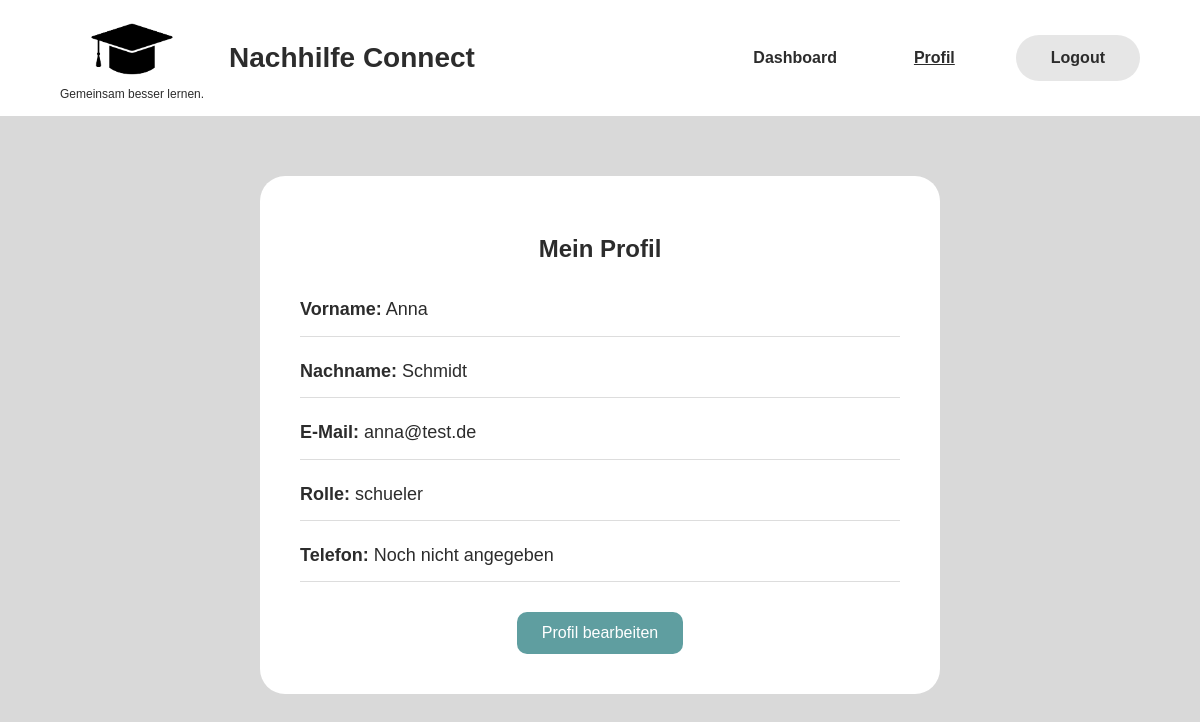
The page /profil (signed in) on the database its author committed.
### models.py (models this page shows)
class User(db.Model):
    __tablename__ = "users"
    id = db.Column(db.Integer, primary_key=True)
    vorname = db.Column(db.String(100), nullable=False)
    nachname = db.Column(db.String(100), nullable=False)
    rolle = db.Column(db.String(20), nullable=False)                   #Schüler / lehrer
    ist_gesperrt = db.Column(
        db.Boolean,
        nullable=False,
        default=False
    )
    telefon = db.Column(db.String(30), nullable=True)
    email = db.Column(db.String(120), unique=True, nullable=False)
    passwort = db.Column(db.String(255), nullable=False)
    buchungen_als_lehrer = db.relationship('Buchung', foreign_keys='Buchung.lehrer_id')

### app.py (the view)
@app.route('/profil')
def profile():
    if 'user_id' not in session:
        flash("Bitte zuerst einloggen.")
        return redirect(url_for('login'))
    user = User.query.get(session['user_id'])
    if user is None:
        flash("Nutzer wurde nicht gefunden.")
        return redirect(url_for('login'))
    return render_template(
        'profile.html',
        user=user
    )

### templates/profile.html (shortened to what this page needs)
<!DOCTYPE html>
<html lang="de">
<head>
    <link rel="stylesheet" href="{{ url_for('static', filename='css/style.css') }}">
</head>
<body>
    <header>
    <div class="header-left">
        <div class="logo">
            <img src="{{ url_for('static', filename='images/logo.png') }}" alt="Nachhilfe Connect Logo">
            <p>Gemeinsam besser lernen.</p>
        </div>
        <h1>Nachhilfe Connect</h1>
</div>
        <nav>
            <ul>
            <li>
            {% if session.get('rolle') == 'schueler' %}
                <a href="{{ url_for('student_dashboard') }}">Dashboard</a>
            {% elif session.get('rolle') == 'lehrer' %}
                <a href="{{ url_for('teacher_dashboard') }}">Dashboard</a>
            {% endif %}
            </li>
             <li><a class="active" href="{{ url_for('profile') }}">Profil</a></li>
            <li><a class="login-button" href="{{ url_for('logout') }}">Logout</a></li>
            </ul>
        </nav>
    </header>
    <main>
    <section class="profile-page-container">
        <div class="profile-page-card">
            <h2>Mein Profil</h2>
            <div class="profile-info">
                <p><strong>Vorname:</strong> {{ user.vorname }}</p>
                <p><strong>Nachname:</strong> {{ user.nachname }}</p>
                <p><strong>E-Mail:</strong> {{ user.email }}</p>
                <p><strong>Rolle:</strong> {{ user.rolle }}</p>
                <p><strong>Telefon:</strong> {{ user.telefon or "Noch nicht angegeben" }}</p>
            </div>
            <a href="{{ url_for('profile_edit') }}" class="profile-edit-btn">Profil bearbeiten</a>
        </div>
    </section>
    </main>
</body>
</html>

### static/css/style.css (style rules this page uses)
body { margin: 0; font-family: Arial, sans-serif; color: #2c2c2c; background-color: #d9d9d9; }
header { background-color: #ffffff; padding: 15px 60px; display: flex; justify-content: space-between; align-items: center; }
.logo { text-align: center; }
.logo img { max-width: 90px; height: auto; }
.logo p { font-size: 12px; margin: 0; }
header h1 { font-size: 28px; margin: 0; }
.header-left { display: flex; align-items: center; gap: 25px; }
nav ul { list-style-type: none; margin: 0; padding: 0; overflow: hidden; display: flex; align-items: center; gap: 45px; }
nav li { float: left; }
nav li a { display: block; color: #2c2c2c; text-align: center; padding: 14px 16px; text-decoration: none; font-weight: bold; }
nav li a.active { text-decoration: underline; }
.login-button { background-color: #e6e6e6; border-radius: 30px; padding: 14px 35px; }
.profile-page-container { display: flex; justify-content: center; align-items: center; padding: 60px 20px; }
.profile-page-card { background-color: white; width: 600px; padding: 40px; border-radius: 25px; }
.profile-page-card h2 { text-align: center; margin-bottom: 30px; }
.profile-info { font-size: 18px; line-height: 1.8; }
.profile-info p { border-bottom: 1px solid #dddddd; padding-bottom: 10px; }
.profile-edit-btn { display: block; width: fit-content; margin: 30px auto 0; padding: 12px 25px; background-color: #5f9ea0; color: white; text-decoration: none; border-radius: 10px; }

### rows shown on the page
User: vorname "Anna", nachname "Schmidt", email "anna@test.de", rolle "schueler", telefon "Noch nicht angegeben"
